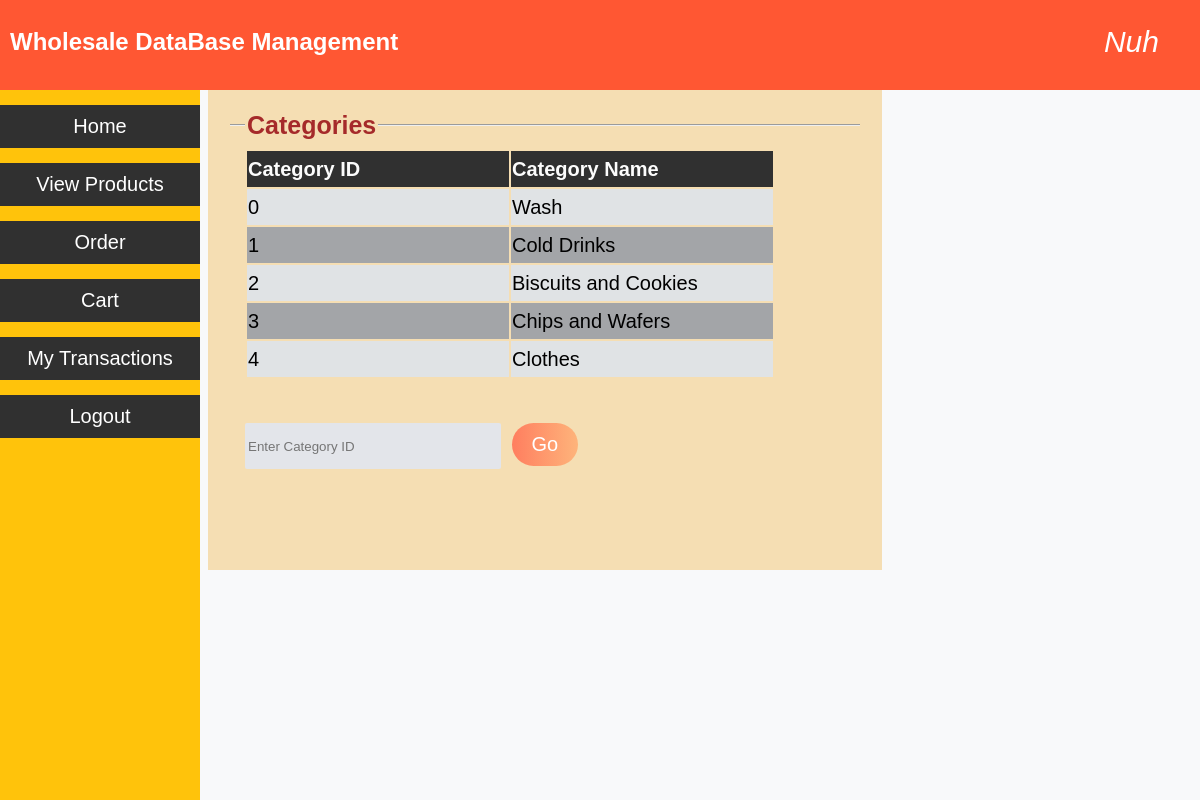
The page /Wholesale_MS/viewproductsCustomer.php (signed in) on the database its author committed.
### tables this page shows
CREATE TABLE `categories` (
  `category_id` int(11) NOT NULL,
  `category_name` varchar(20) DEFAULT NULL
);

### Wholesale_MS/viewproductsCustomer.php (the view, shortened to what this page needs)
<!DOCTYPE html>
<html>
<head>
    <link rel='stylesheet' href="css/style.css">
</head>
<body>
    <div class="topStyle">
        <h2 style="color:white;">Wholesale DataBase Management</h2>
        <a class='userNameDisplay'><?php echo $_SESSION['loginUser']; ?></a>
    </div>
    <div class='sidebar'>
        <button onclick="location.href='customerHome.php'">Home</button>
		<button onclick="location.href='viewProductsCustomer.php'">View Products</button>
        <button onclick="location.href='order.php'">Order</button>
		<button onclick="location.href='cart.php'">Cart</button>
		<button onclick="location.href='customerViewTransactions.php'">My Transactions</button>
		<button onclick="location.href='logout.php'">Logout</button>
    </div>
    <div class='container'>
        <fieldset>
            <legend><b>Categories</b></legend>
            <table>
                <tr>
                    <th>Category ID</th>
                    <th>Category Name</th>
                </tr>
                <?php
                    $conn=mysqli_connect("localhost","root","","wholesale");
                    $sql="SELECT * FROM categories";
                    $result=mysqli_query($conn,$sql);
                    while($row=mysqli_fetch_assoc($result)){
                        echo "<tr><td>".$row['category_id']."</td><td>".$row['category_name']."</td></tr>";
                    }
                    echo "</table><br>";
                ?>
            <form action="<?php echo $_SERVER['PHP_SELF']; ?>" method='get'>
                <input class='formInputItem' type=text name="catID" placeholder="Enter Category ID" required>
                <input class='btn' type=submit name='submit' value='Go'>
            </form><br><br>
        </fieldset>
    </div>
</body>
</html>

### css/style.css (style rules this page uses)
.topStyle { top: 0; padding: 10px; position: fixed; left: 0; height: 70px; width: 100%; background-color: #ff5733; z-index: 10; }
.sidebar { display: block; position: fixed; margin-top: 70px; top: 20px; left: 0; padding-top: 15px; width: 200px; height: 100%; background-color: #ffc30b; z-index: 5; }
.container { position: absolute; margin-top: 70px; margin-left: 200px; margin-right: 0; padding: 30px 20px 20px 20px; z-index: 1; background-color: wheat; }
.container form { line-height: 2em; display: block; }
.container table { text-align:left; font-style:normal; }
.container table td { vertical-align:top; }
.container table tr:nth-child(odd) { background-color: #a3a5a8; }
.container table tr:nth-child(even) { background-color: #e0e3e5; }
.container table th { min-width:13em; color:#fcfcfc; background-color: #303030; }
.container fieldset { min-height: 200px; min-width:30em; font-size: 20px; font-style:italic; line-height: 1.7em; border-left:none; border-right:none; border-bottom:none; }
.container fieldset legend { font-size: 25px; color:brown; font-style:normal; }
.sidebar button { text-decoration: none; border:none; background-color: #303030; padding:10px; height:20px auto; font-size: 20px; cursor:pointer; width:200px; margin-bottom:15px; color:white; }
.userNameDisplay { top:30px; right:5%; position:absolute; color:white; font-style:italic; font-size: 30px; }
.btn { text-decoration: none; border: none; background: linear-gradient(to right, #ff7e5f, #feb47b); padding: 10px 20px; font-size: 20px; cursor: pointer; border-radius: 30px; color: #fff; transition: background-color 0.3s ease; }
body { top: 0; left: 0; background-color: #f8f9fa; font-family: sans-serif; line-height: 1.5em; }
.formInputItem { padding:3px; width:250px; border:0px; border-radius: 2px; background-color:#e3e5ea; display: inline-block; height:40px; margin-top:10px; margin-right: 5px; }

### rows shown on the page
categories: category_id "0", category_name "Wash"
categories: category_id "1", category_name "Cold Drinks"
categories: category_id "2", category_name "Biscuits and Cookies"
categories: category_id "3", category_name "Chips and Wafers"
categories: category_id "4", category_name "Clothes"

### other values the page prints
$_SESSION['loginUser'] "Nuh"
